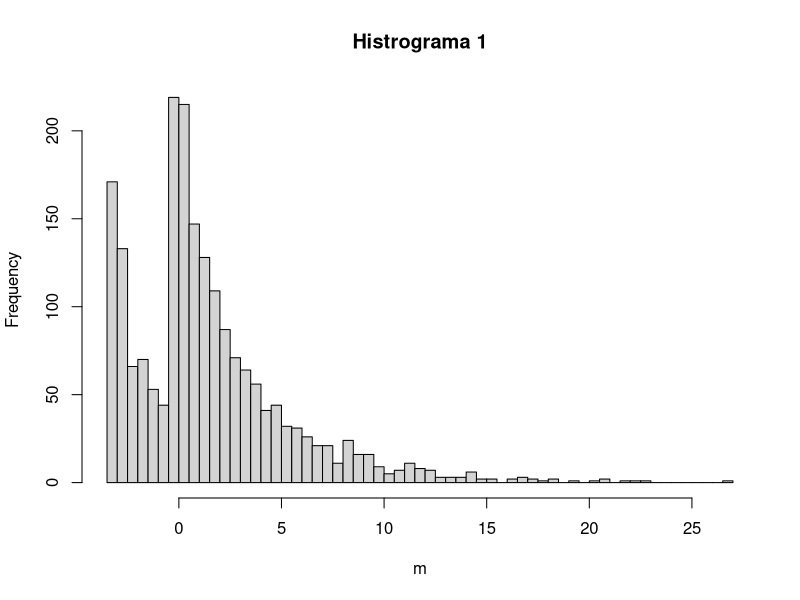
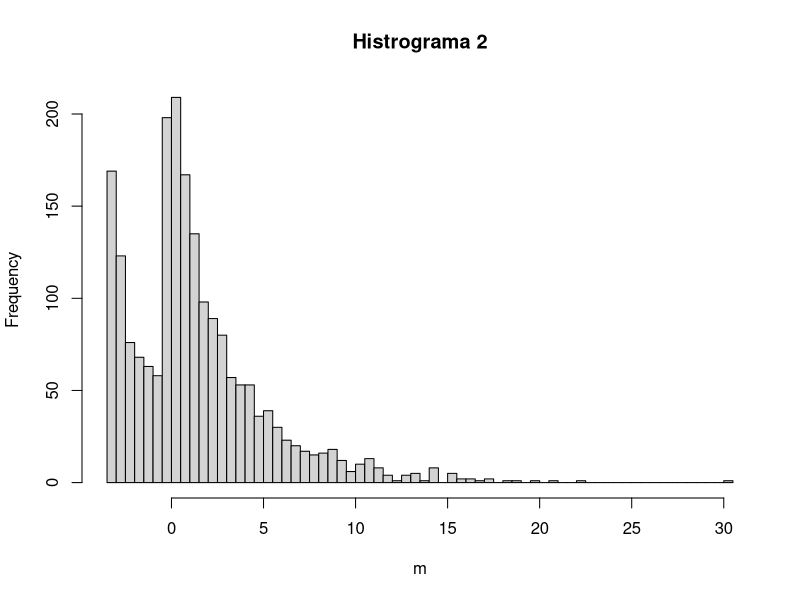
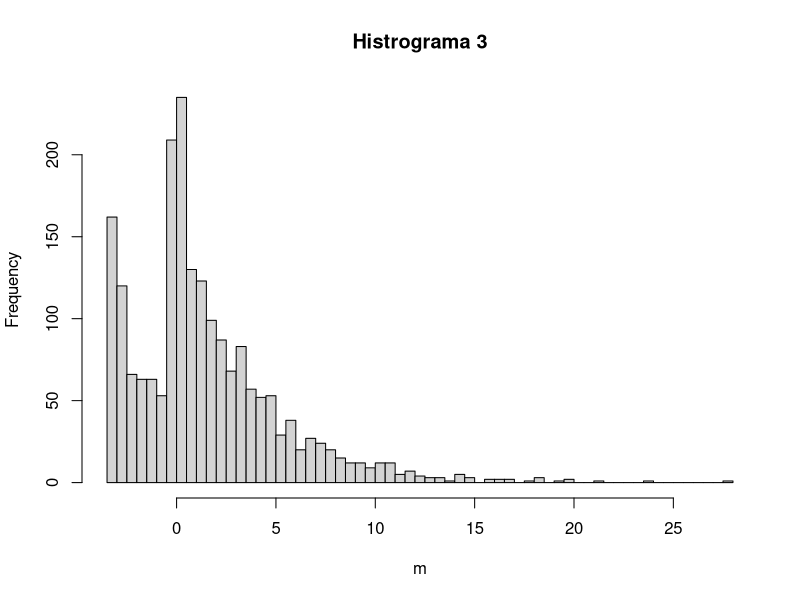
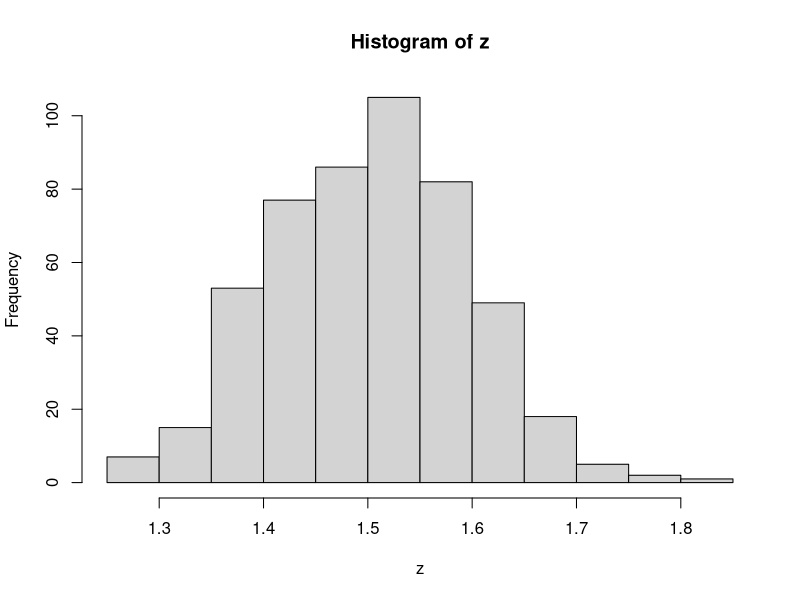

Generate these figures, in order, with R:
## ---- chunk 1
#omitir warnings
options(warn=-1)
install.packages("semTools")
library(semTools)

## ---- chunk 2
z = rep(0,500)
## ---- chunk 3
for (i in 1:500) {
  m = mvrnonnorm(1000, c(1, 2), matrix(c(10, 2, 2, 5), 2, 2),
                 skewness = c(5, 2), kurtosis = c(3, 3))
  #grava a média da amostra
  z[i] =mean(m)
  
  #imprime as 3 primeiras
  if (i<4){
   
    hist(m,breaks=50, main= paste0("Histrograma ", i ))
  }
}
## ---- chunk 4
hist(z)
